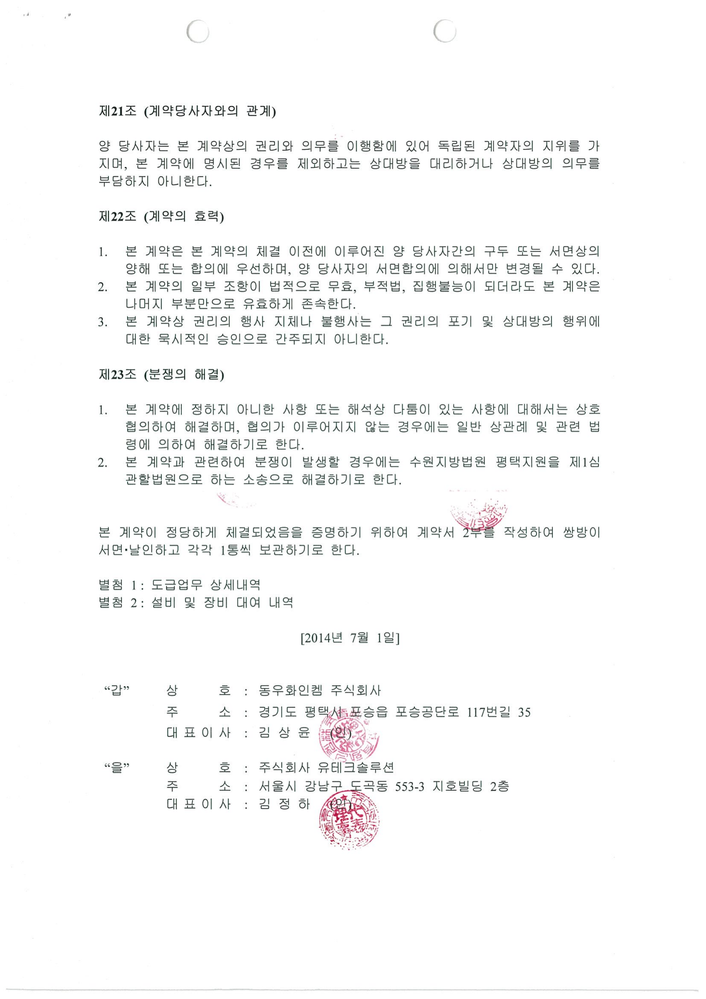
#> input picture data/pptx_assets/doc04_stamp_before.png, 706 x 999 px, shrunk from 1655 x 2341 before the run
$ python -i preprocess.py   (imports and definitions only)   (older library calls are emulated)
#> lines starting #> are read from the running program, lines starting #| are printed output that depends on the picture; after the words box and inside, x2 and y2 are one past the last pixel; in counts of white or black regions, pixels touching at a corner belong together
#> further down, picture is the input picture: shape (999, 706, 3); mean B, G, R 248.7, 248.7, 248.5
"""문서 영상 전처리 — 글자만 깨끗하게, 노이즈(도장/바코드/워터마크) 제거.

OCR 입력 직전에 적용. 각 단계는 토글 가능(EngineOptions.preprocess).
원칙: 글자 보존, 빨간 도장·바코드·연한 워터마크 같은 비텍스트 노이즈 억제.
PaddleOCR 등은 자연 이미지 학습이라 과한 이진화는 오히려 해로울 수 있어,
기본은 '온건한' 보정(배경 평탄화)만 켜고 나머지는 선택.

스텝 id: "red_stamp"(빨간 도장 억제) · "flatten"(배경/워터마크 평탄화) ·
         "barcode"(바코드 마스킹) · "denoise"(약한 노이즈 제거)
"""
from __future__ import annotations

import cv2
import numpy as np

# 기본은 no-op (실측 결과 전처리 효과가 미미하고 일부는 해로움 — 문서별로
# 웹/CLI 에서 명시적으로 켜서 실험). 안전 후보: ["flatten"].
DEFAULT_STEPS: list[str] = []


# [32 lines left out: functions suppress_red_stamp, flatten_background, not called in this run]


def mask_barcodes(img: np.ndarray) -> tuple[np.ndarray, list[list[int]]]:
    """바코드(촘촘한 세로 막대 영역) 감지 후 흰색 마스킹. (이미지, 박스들) 반환."""
    gray = cv2.cvtColor(img, cv2.COLOR_BGR2GRAY)
    gx = cv2.convertScaleAbs(cv2.Sobel(gray, cv2.CV_32F, 1, 0, ksize=-1))
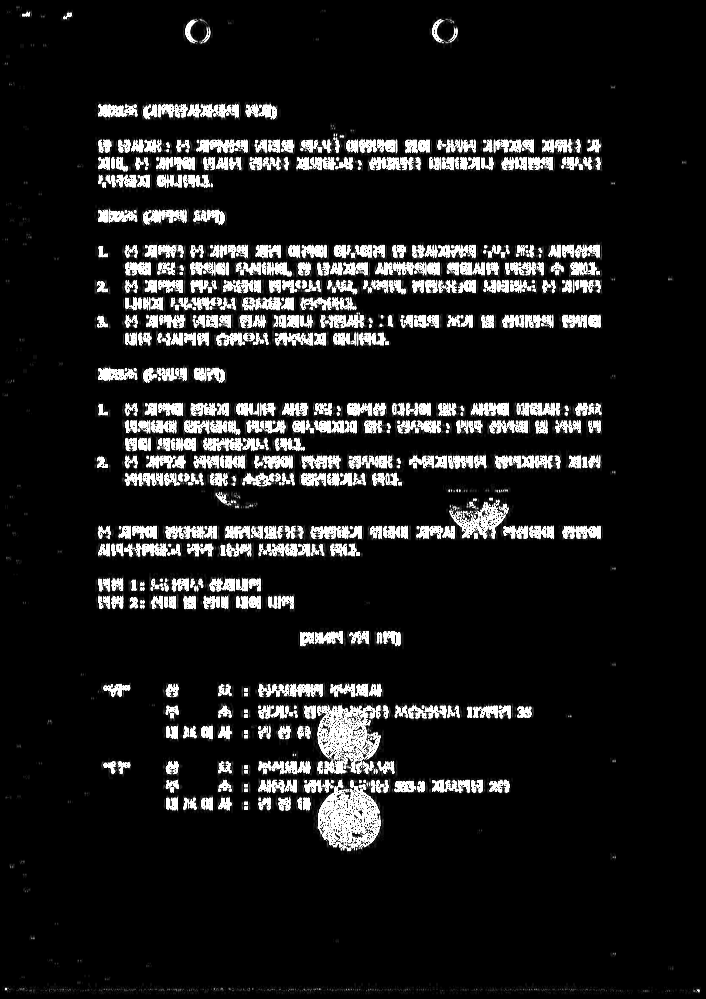
#> gx: shape (999, 706); min 0, max 255, mean 27.5
    gy = cv2.convertScaleAbs(cv2.Sobel(gray, cv2.CV_32F, 0, 1, ksize=-1))
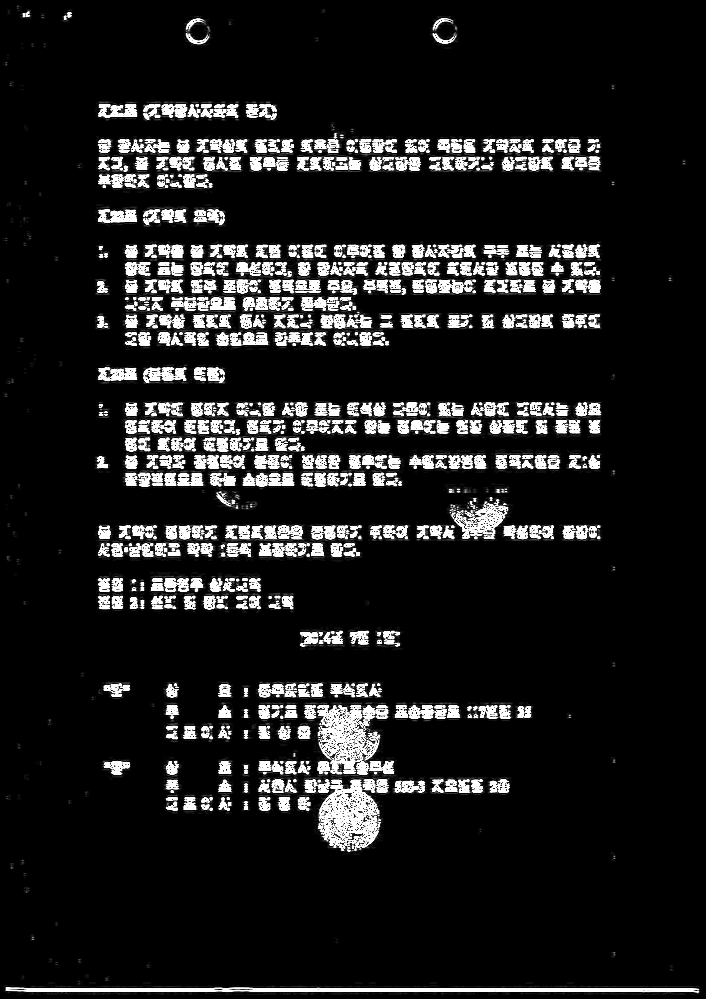
#> gy: shape (999, 706); min 0, max 255, mean 29.2
    grad = cv2.subtract(gx, gy)  # 세로 에지 우세 영역 강조
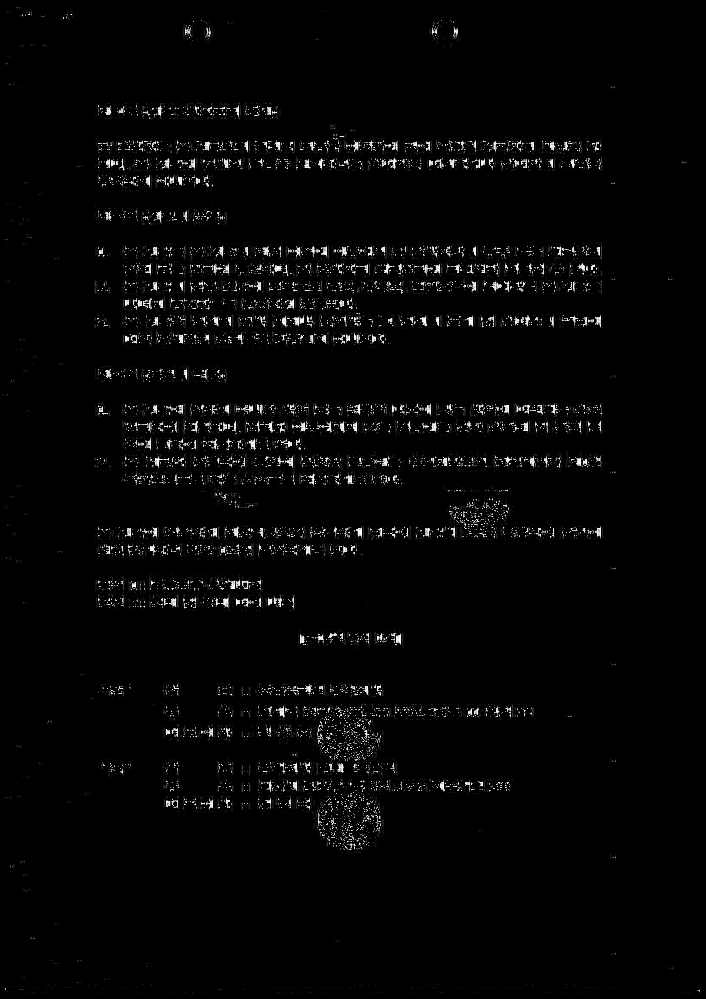
#> grad: shape (999, 706); min 0, max 255, mean 5.5
    grad = cv2.blur(grad, (9, 9))
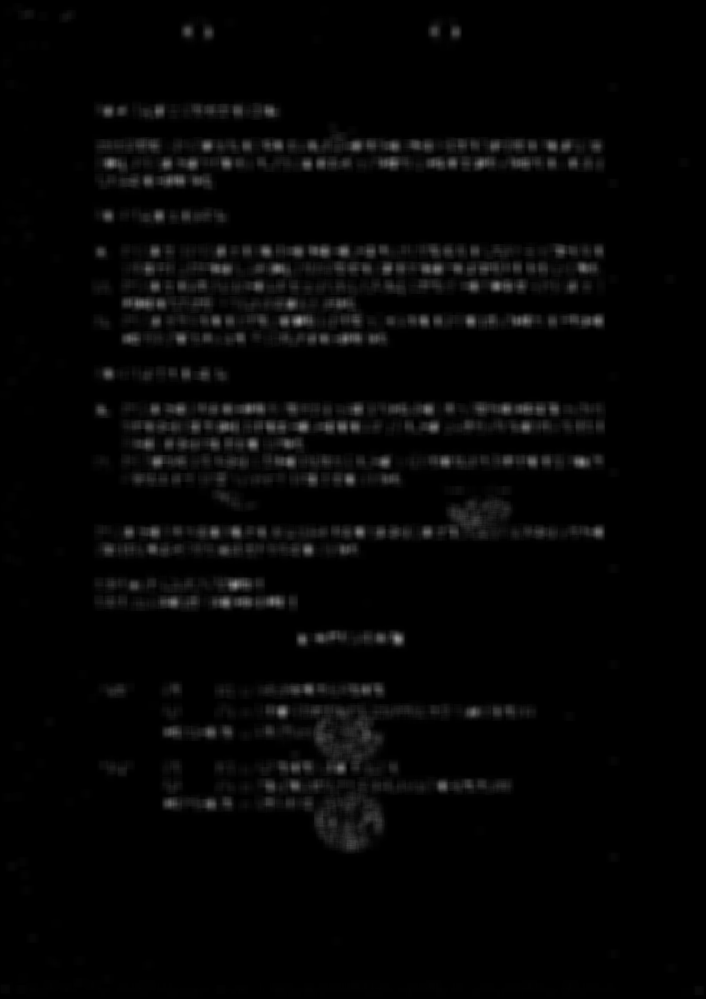
#> grad: shape (999, 706); min 0, max 161, mean 5.5
    _, th = cv2.threshold(grad, 120, 255, cv2.THRESH_BINARY)
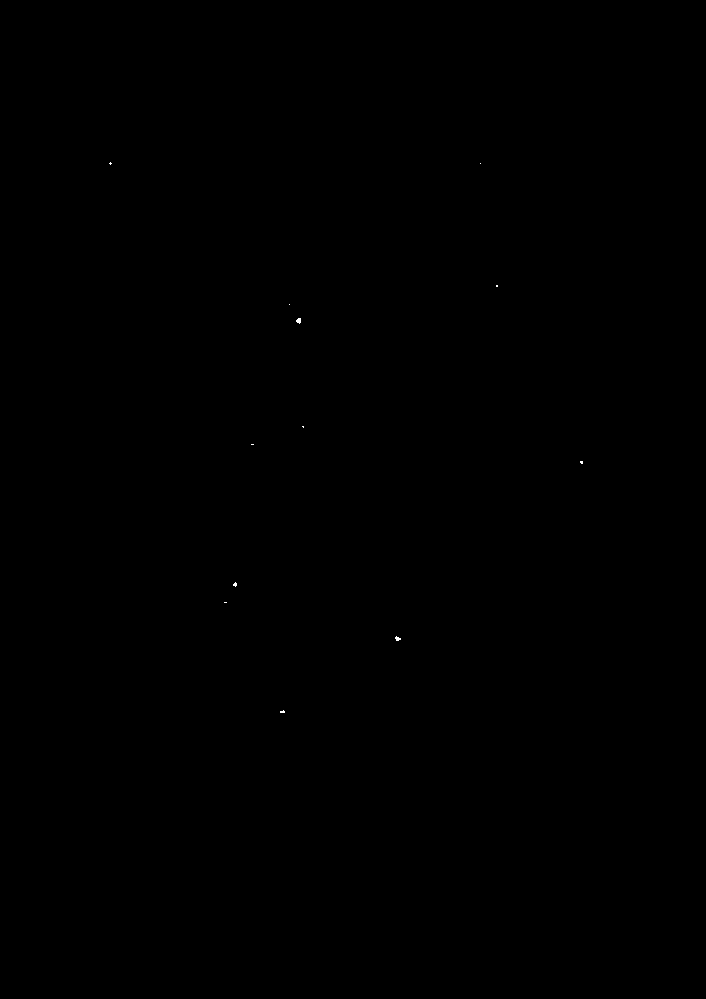
#> th: shape (999, 706); 0.01% white in thin lines or dots, all inside (x1, y1, x2, y2) = (109, 162, 583, 713)
    kernel = cv2.getStructuringElement(cv2.MORPH_RECT, (23, 7))
    closed = cv2.morphologyEx(th, cv2.MORPH_CLOSE, kernel)
    closed = cv2.erode(closed, None, iterations=4)
#> closed: shape (999, 706); every value is 0
    closed = cv2.dilate(closed, None, iterations=4)
    cnts, _ = cv2.findContours(closed, cv2.RETR_EXTERNAL, cv2.CHAIN_APPROX_SIMPLE)
#> cnts = []
    out = img.copy()
    boxes = []
    H, W = gray.shape
#> H = 999; W = 706
    for c in cnts:
        x, y, w, h = cv2.boundingRect(c)
        ar = w / float(h + 1)
        if w * h > 0.0008 * H * W and ar > 1.6 and w > 0.06 * W:
            out[max(0, y - 3):y + h + 3, max(0, x - 3):x + w + 3] = (255, 255, 255)
            boxes.append([x, y, x + w, y + h])
#> this loop made 0 passes
#> after the loop, boxes = []
    return out, boxes


def denoise(img: np.ndarray) -> np.ndarray:
    return cv2.fastNlMeansDenoisingColored(img, None, 5, 5, 7, 21)


# [16 lines left out: function preprocess, not called in this run]

>>> import cv2
>>> picture = cv2.imread('../data/pptx_assets/doc04_stamp_before.png')
>>> result = mask_barcodes(picture)
